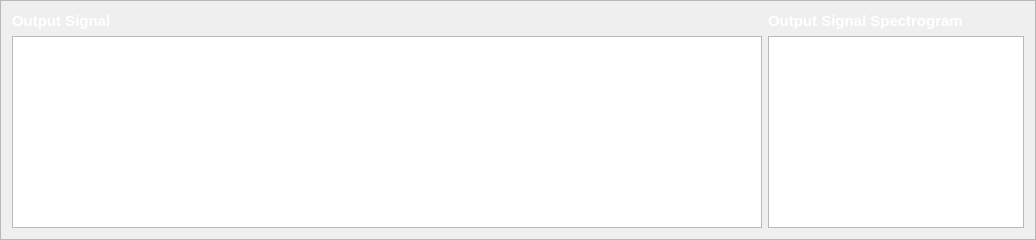
              <widget class="QFrame" name="frame_4">
               <property name="frameShape">
                <enum>QFrame::StyledPanel</enum>
               </property>
               <property name="frameShadow">
                <enum>QFrame::Raised</enum>
               </property>
               <layout class="QGridLayout" name="gridLayout_6">
                <item row="0" column="0">
                 <layout class="QGridLayout" name="gridLayout_14">
                  <property name="sizeConstraint">
                   <enum>QLayout::SetMinAndMaxSize</enum>
                  </property>
                  <item row="0" column="0">
                   <layout class="QGridLayout" name="gridLayout_16">
                    <item row="0" column="0">
                     <widget class="QLabel" name="label_4">
                      <property name="font">
                       <font>
                        <pointsize>11</pointsize>
                        <weight>75</weight>
                        <bold>true</bold>
                       </font>
                      </property>
                      <property name="styleSheet">
                       <string notr="true">color: rgb(255, 255, 255);</string>
                      </property>
                      <property name="text">
                       <string>Output Signal</string>
                      </property>
                     </widget>
                    </item>
                    <item row="1" column="0">
                     <widget class="PlotWidget" name="Uniform_Range_Output_Signal_Graph">
                      <property name="sizePolicy">
                       <sizepolicy hsizetype="Expanding" vsizetype="Preferred">
                        <horstretch>0</horstretch>
                        <verstretch>0</verstretch>
                       </sizepolicy>
                      </property>
                      <property name="minimumSize">
                       <size>
                        <width>750</width>
                        <height>0</height>
                       </size>
                      </property>
                     </widget>
                    </item>
                   </layout>
                  </item>
                  <item row="0" column="1">
                   <layout class="QGridLayout" name="gridLayout_15">
                    <item row="0" column="0">
                     <widget class="QLabel" name="label_5">
                      <property name="font">
                       <font>
                        <pointsize>11</pointsize>
                        <weight>75</weight>
                        <bold>true</bold>
                       </font>
                      </property>
                      <property name="styleSheet">
                       <string notr="true">color: rgb(255, 255, 255);</string>
                      </property>
                      <property name="text">
                       <string>Output Signal Spectrogram</string>
                      </property>
                     </widget>
                    </item>
                    <item row="1" column="0">
                     <widget class="PlotWidget" name="Uniform_Range_Output_Signal_Spectrogram">
                      <property name="sizePolicy">
                       <sizepolicy hsizetype="Expanding" vsizetype="Preferred">
                        <horstretch>0</horstretch>
                        <verstretch>0</verstretch>
                       </sizepolicy>
                      </property>
                      <property name="maximumSize">
                       <size>
                        <width>615</width>
                        <height>16777215</height>
                       </size>
                      </property>
                     </widget>
                    </item>
                   </layout>
                  </item>
                 </layout>
                </item>
               </layout>
              </widget>
